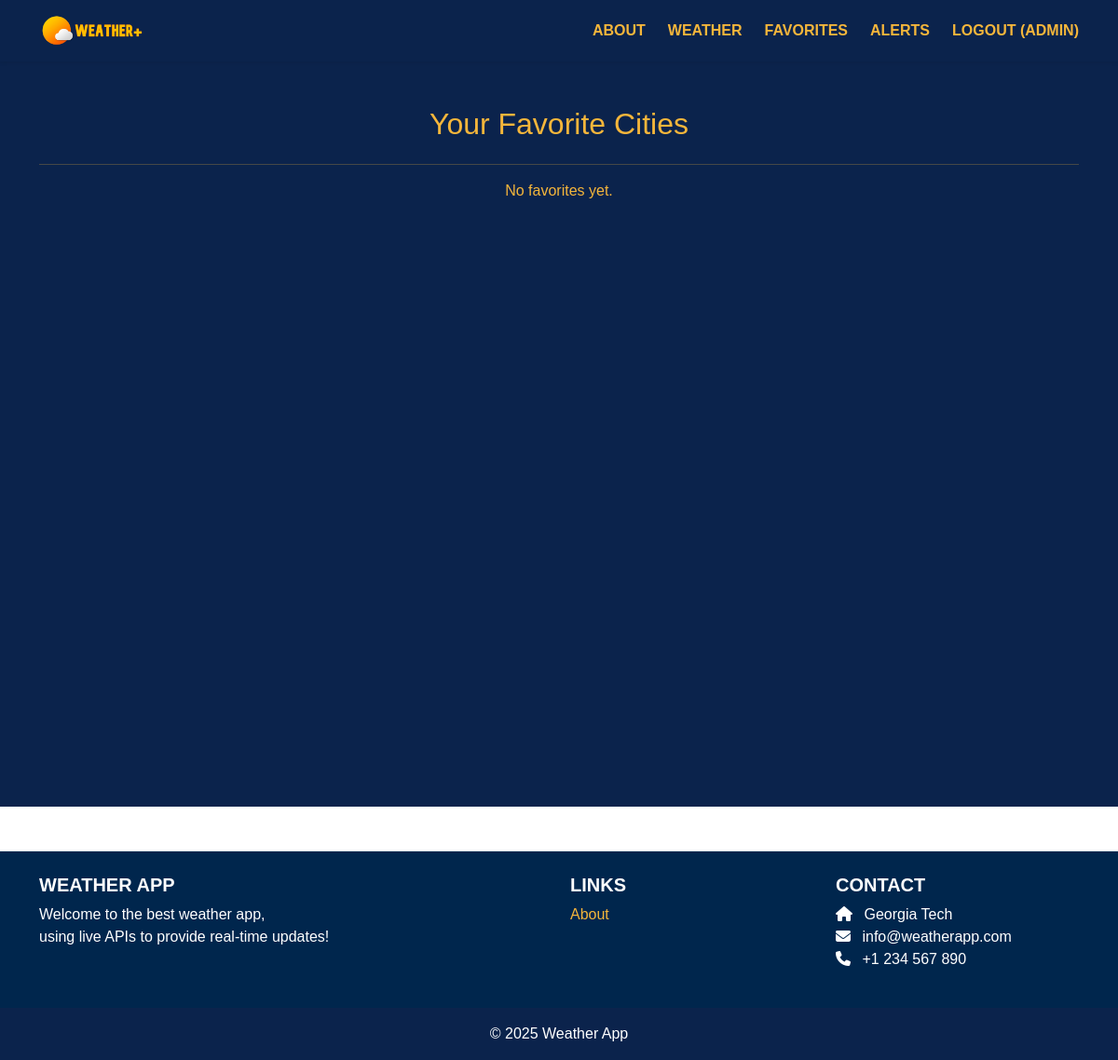
The page /favorites/ (signed in) on the database as committed earlier.
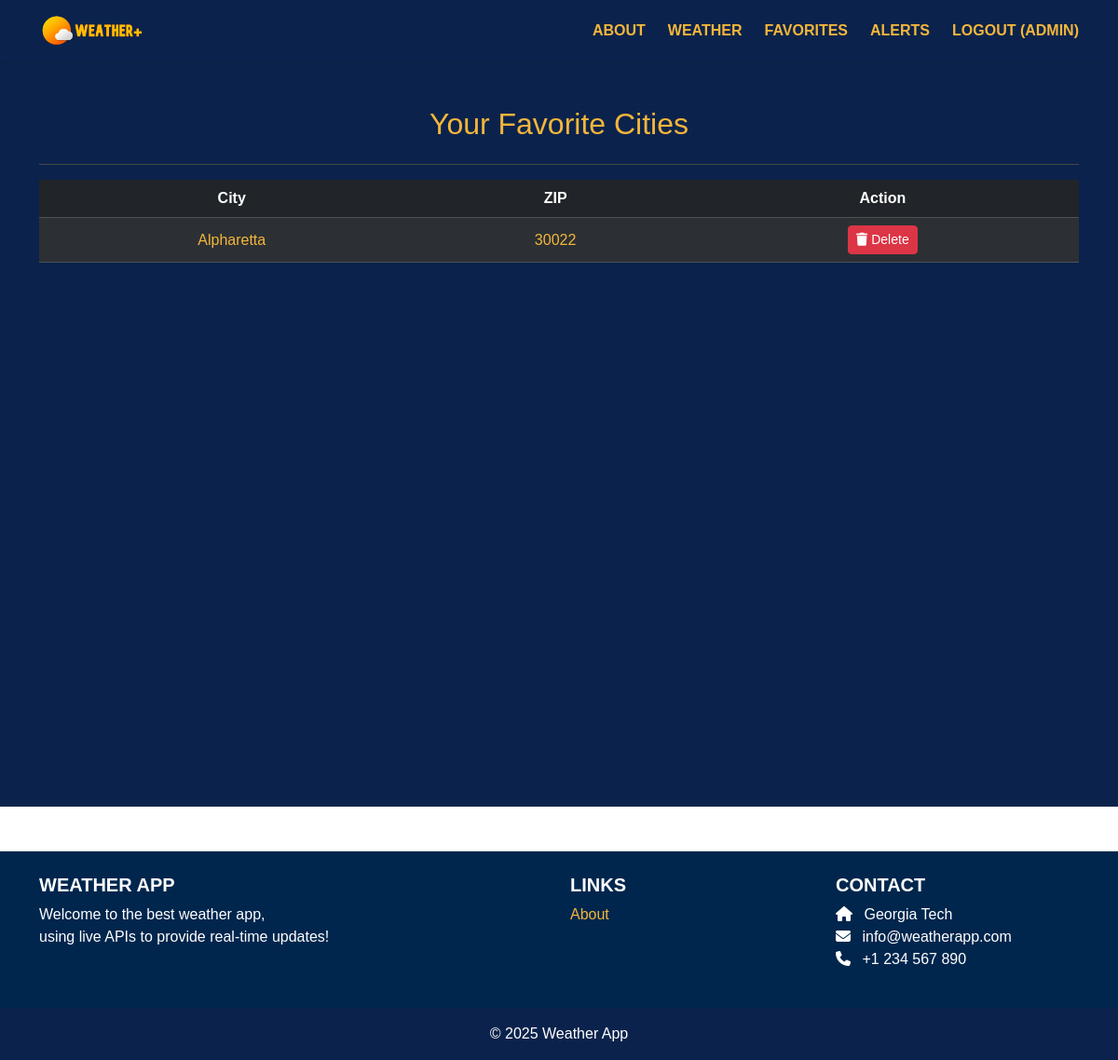
The same page on the database as committed later.
### favorites/models.py (models this page shows, shortened)
class FavoriteZip(models.Model):
    user      = models.ForeignKey(User, on_delete=models.CASCADE,
                                  related_name='favorite_zips')
    zip_code  = models.CharField(max_length=15)
    city_name = models.CharField(
        max_length=120,
        default='',  # <─ satisfies existing rows
        blank=True  # allows empty string in admin/forms
    )
    class Meta:
        unique_together = ('user', 'zip_code')
        ordering = ['city_name']

### favorites/views.py (the view)
# urls.py: path('', index, name='favorites.index'),
@login_required
def index(request):
    zips = request.user.favorite_zips.all()
    return render(request, 'favorites/index.html', {'zips': zips})

### favorites/templates/favorites/index.html
{% extends 'base.html' %}
{% block content %}
<div class="py-5" style="background-color: #0B234C; min-height: 100vh;">
  <div class="container">
    <h2 class="text-center mb-4" style="font-family: 'Helvetica'; color: #F5B63B;">Your Favorite Cities</h2>
    <hr style="border-color: #F5B63B;">
    {% if zips %}
      <div class="table-responsive">
        <table class="table table-dark table-striped text-center align-middle" style="font-family: 'Helvetica';">
          <thead style="background-color: #F5B63B; color: #0B234C;">
            <tr>
              <th>City</th>
              <th>ZIP</th>
              <th>Action</th>
            </tr>
          </thead>
          <tbody>
            {% for fav in zips %}
            <tr>
              <td>
                <a href="{% url 'weather.index' %}?zip_code={{ fav.zip_code }}" class="text-decoration-none" style="color: #F5B63B;">
                  {{ fav.city_name }}
                </a>
              </td>
              <td style="color: #F5B63B;">{{ fav.zip_code }}</td>
              <td>
                <a href="{% url 'favorites.delete' fav.id %}" class="btn btn-sm btn-danger">
                  <i class="fa fa-trash"></i> Delete
                </a>
              </td>
            </tr>
            {% endfor %}
          </tbody>
        </table>
      </div>
    {% else %}
      <p class="text-center" style="font-family: 'Helvetica'; color: #F5B63B;">No favorites yet.</p>
    {% endif %}
  </div>
</div>
{% endblock %}

Rows that differ between the two databases and show on the page:
added FavoriteZip: city_name "Alpharetta", zip_code "30022"
Other text that changed with them:
text no longer shown: "No favorites yet."
text now shown: "City ZIP Action"
